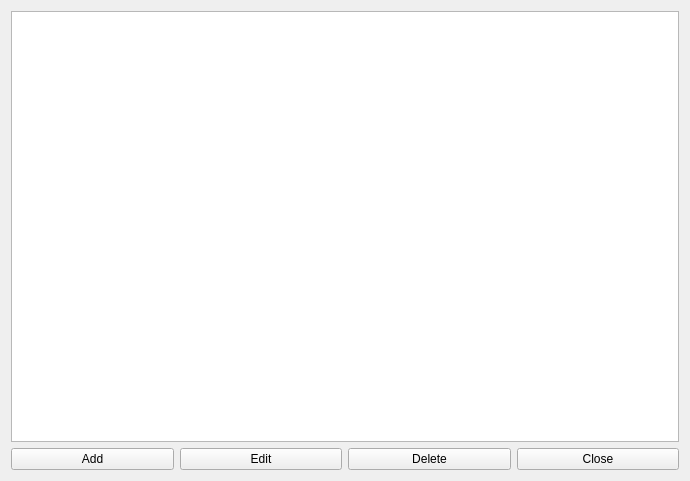
<?xml version="1.0" encoding="UTF-8"?>
<ui version="4.0">
 <class>CAN_DecodeParametersView</class>
 <widget class="QWidget" name="CAN_DecodeParametersView">
  <property name="geometry">
   <rect>
    <x>0</x>
    <y>0</y>
    <width>690</width>
    <height>481</height>
   </rect>
  </property>
  <property name="windowTitle">
   <string>CAN decode parameter list</string>
  </property>
  <layout class="QGridLayout" name="gridLayout">
   <item row="0" column="0" colspan="4">
    <widget class="QTableWidget" name="tableWidget"/>
   </item>
   <item row="1" column="0">
    <widget class="QPushButton" name="btnAdd">
     <property name="text">
      <string>Add</string>
     </property>
    </widget>
   </item>
   <item row="1" column="1">
    <widget class="QPushButton" name="btnEdit">
     <property name="text">
      <string>Edit</string>
     </property>
    </widget>
   </item>
   <item row="1" column="2">
    <widget class="QPushButton" name="btnDelete">
     <property name="text">
      <string>Delete</string>
     </property>
    </widget>
   </item>
   <item row="1" column="3">
    <widget class="QPushButton" name="btnClose">
     <property name="text">
      <string>Close</string>
     </property>
    </widget>
   </item>
  </layout>
 </widget>
 <resources/>
 <connections/>
</ui>
